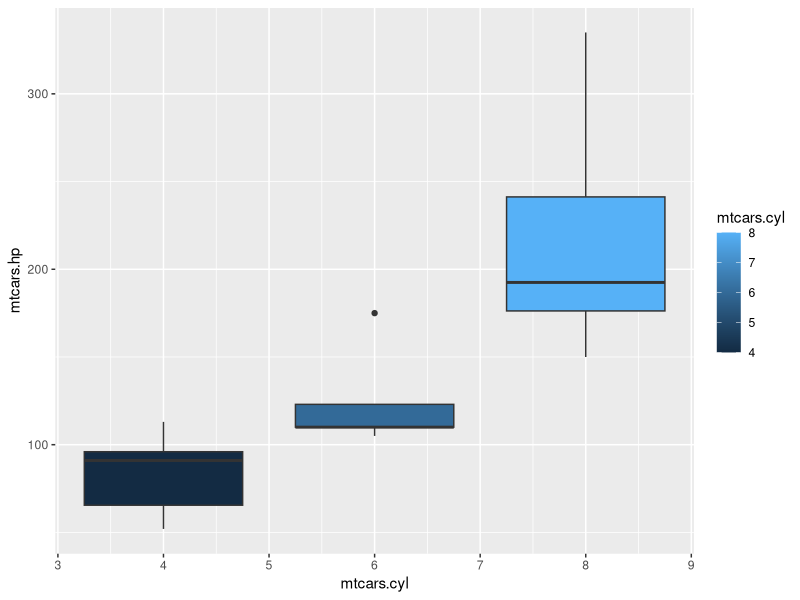
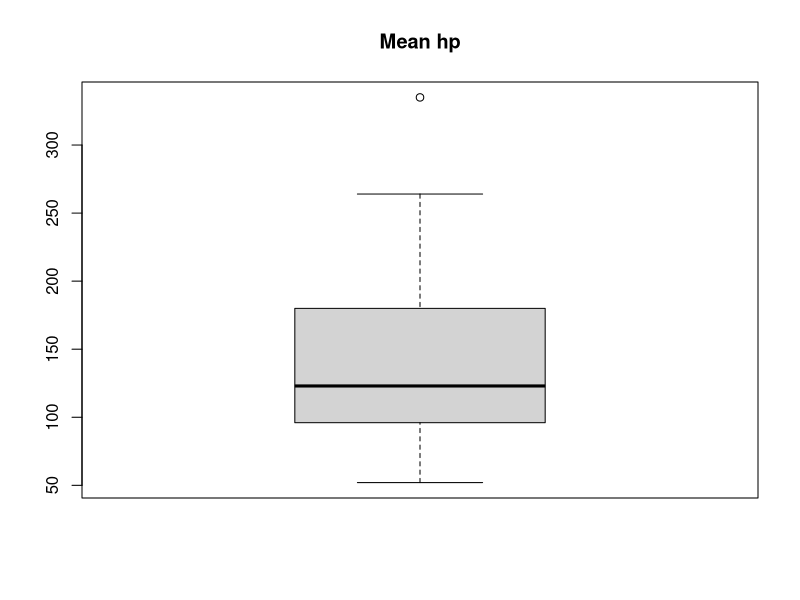
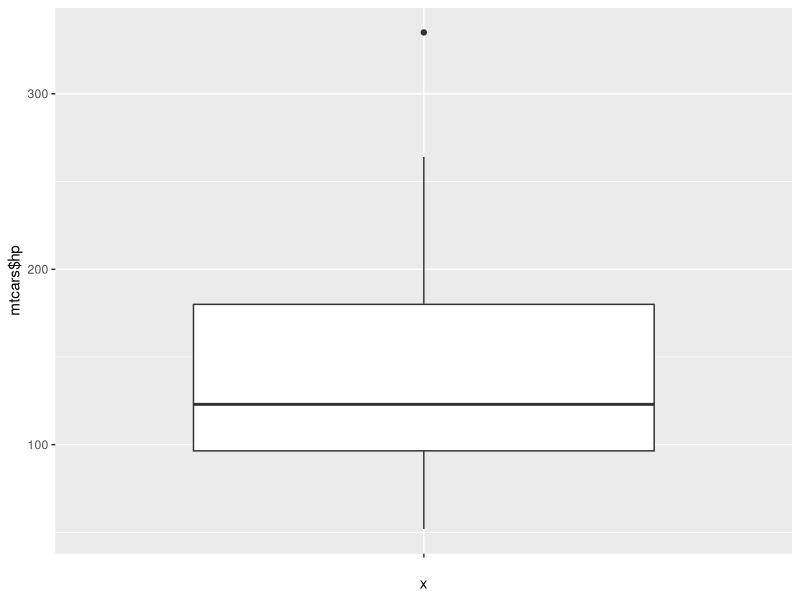
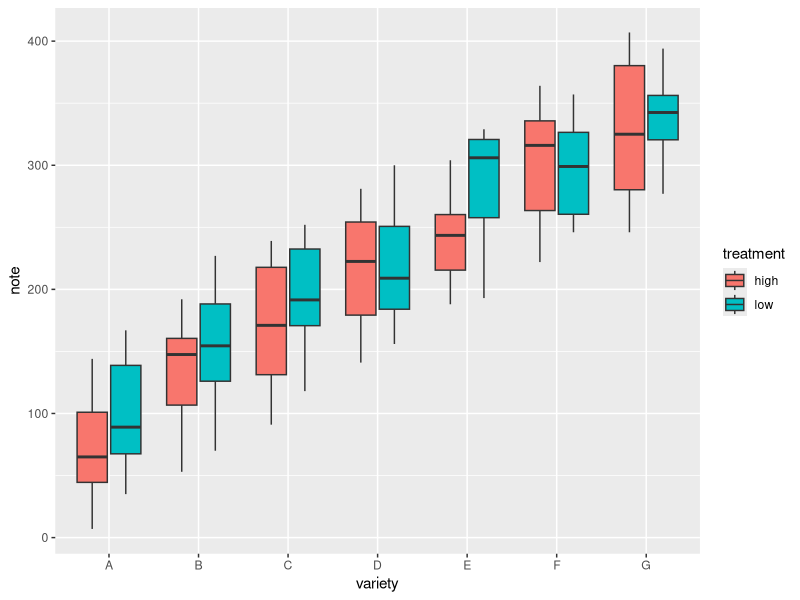

The R source for these figures, in order: (Note: this script raises an error after producing the figures.)
############################################
# boxplot demo and filtering with dplyr
############################################

library(MASS)
library(ggplot2)
library(dplyr)
mtcars
str(mtcars)
class(mtcars)
dim(mtcars)

############################################
# exemple : puissance moyenne selon le nombre de cylindres
cardata <- data.frame(mtcars$cyl, mtcars$hp)

ggplot(cardata, aes(x=mtcars.cyl, y=mtcars.hp, group=mtcars.cyl, fill=mtcars.cyl)) +
  geom_boxplot()

############################################
# recherche et autres exemples
# simple boxplot
boxplot(mtcars$hp, main="Mean hp")

# simple boxplot mit ggplot
ggplot(mtcars, aes(x="", y=mtcars$hp)) + geom_boxplot()

# group by with dplyr
mtcars %>% 
  group_by(cyl) %>% 
  summarize(meanHp = mean(hp), sd=sd(hp))

mtcars %>%
  group_by(cyl) %>%
  summarize(puissance = mean(hp), stddev = sd(hp)) %>%
  arrange(desc(puissance))

############################################
# exemple tiré de 
# https://www.r-graph-gallery.com/265-grouped-boxplot-with-ggplot2/
# create a data frame
variety=rep(LETTERS[1:7], each=40)
treatment=rep(c("high","low"),each=20)
note=seq(1:280)+sample(1:150, 280, replace=T)
data=data.frame(variety, treatment ,  note)

# grouped boxplot
ggplot(data, aes(x=variety, y=note, fill=treatment)) +
  geom_boxplot()

mtcars %>%
  filter(cyl == 8) %>%
  summarize(puissance = mean(hp), xx = sd(hp))

mtcars %>%
  filter(cyl == 8) %>%
  summarize(meanHp = mean(hp), sd = sd(hp))


ggplot(tabhp, aes(x=mhp$cyl, y=mhp$hp, group=mhp$cyl)) + geom_boxplot()

  
############################################
movies <- data.frame(movie = as.factor(c("Movie 1", "Movie 2", "Movie 3", "Movie 4", "Movie 5")), 
                     director = as.factor(c("Dir 1", "Dir 2", "Dir 1", "Dir 3", "Dir 3")), 
                     director_rating =  c(1000, 2000, 1500, 3000, 4000))

movies

movies %>% 
  group_by(director) %>%
  summarize(moyenne = mean(director_rating)) %>%
  arrange(desc(moyenne))
  
###################################################
# a very simple example
a <- c(8, 8, 11, 11, 10, 12, 12, 13, 13, 14, 14, 15, 15,10, 11, 11, 10, 12, 12, 13, 13, 14, 14, 15, 15)
b <- c(1, 1, 22, 21, 18, 23, 24, 28, 25, 29, 27, 30, 31,22, 22, 21, 18, 23, 24, 28, 25, 29, 27, 30, 31)
length(a)
data <- data.frame(a,b)
plot.new()
boxplot (b ~ a, data, las=2)
boxplot (b ~ a, data, las=2, xlim = c(0,8))

hist(a)

?boxplot
boxplot (b ~ a, data, xlim = c(1, 7))

# similar, and alos very very simple
plot.new()
boxplot(mpg ~hp, mtcars)

###################################################
# a very simple example : xlim refers to the indexes
a <- c(1, 2, 3, 4, 5, 6)
b <- c(9, 10, 11, 9, 10, 11)
data <- data.frame(a,b)
plot.new()
boxplot (b ~ a, data, las=2)
boxplot (b ~ a, data, las=2, xlim = c(0,3))
